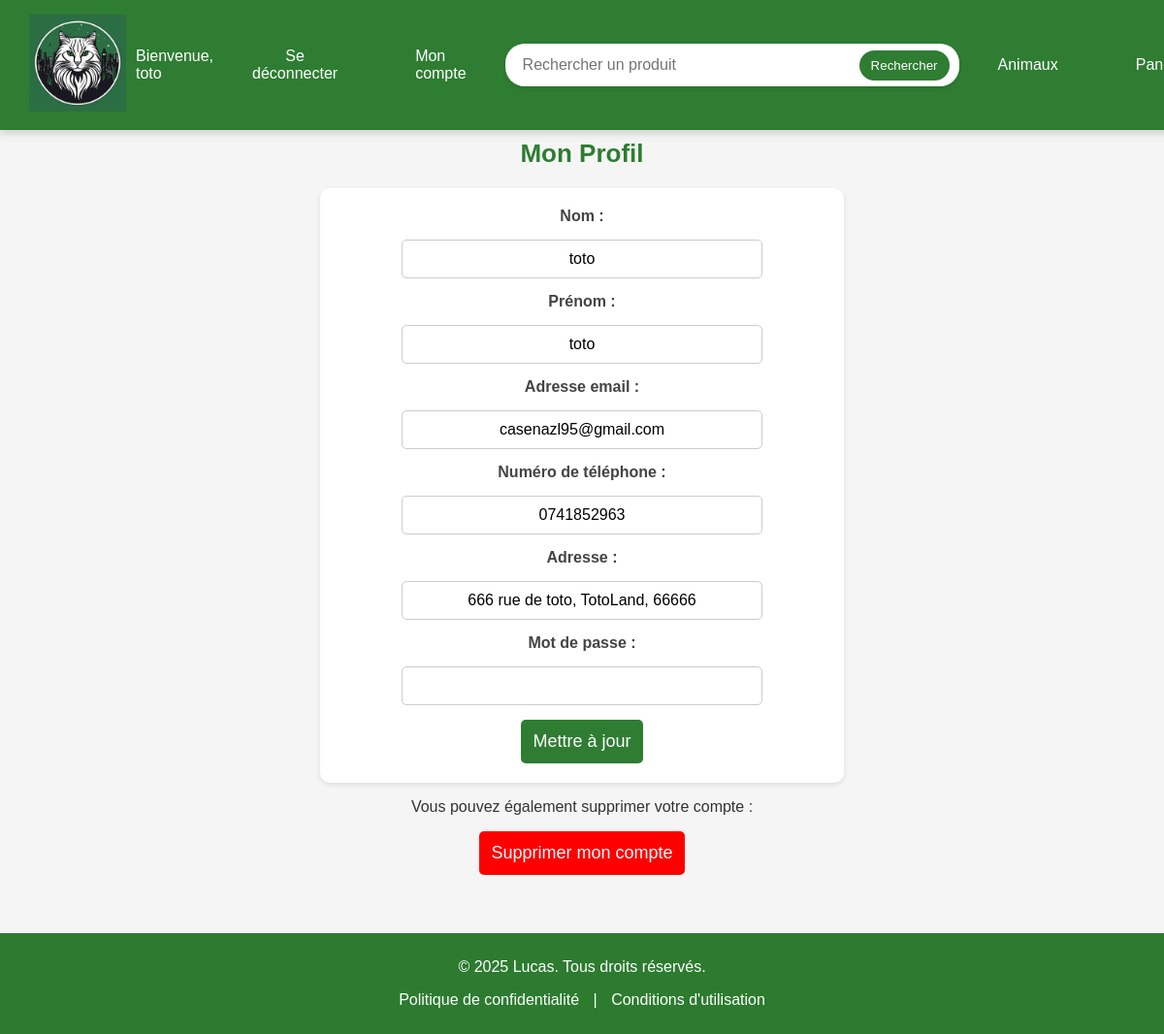
Page /account.php (signed in) on the earlier database version.
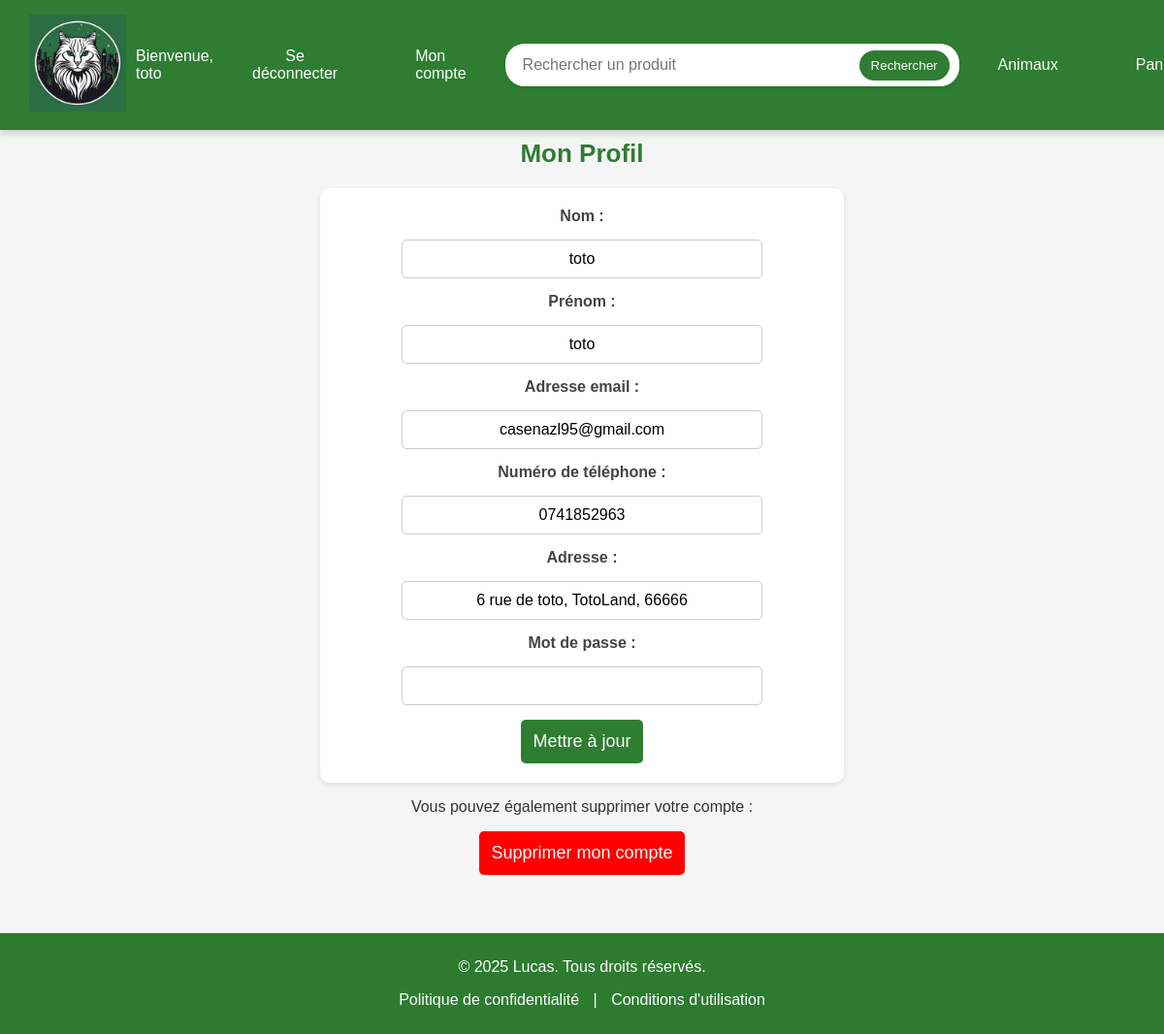
Same page on the later database version.
### tables this page shows
CREATE TABLE `adresse` (
  `idAdresse` int(11) NOT NULL AUTO_INCREMENT,
  `idUsers` int(11) NOT NULL,
  `adresseUsers` varchar(200) NOT NULL,
  PRIMARY KEY (`idAdresse`),
  KEY `index_isUsers` (`idUsers`),
  CONSTRAINT `adresse_ibfk_1` FOREIGN KEY (`idUsers`) REFERENCES `users` (`idUser`) ON DELETE CASCADE ON UPDATE CASCADE
);

### account.php (the view, shortened to what this page needs)
<?php
$servername = "localhost";
$dbname = "e_commerce_project";
$dbusername = "root";
$dbpassword = "";
$email = $_SESSION["email"];
try {
    $conn = new PDO("mysql:host=$servername;dbname=$dbname", $dbusername, $dbpassword);
    $conn->setAttribute(PDO::ATTR_ERRMODE, PDO::ERRMODE_EXCEPTION);
    $stmt = $conn->prepare("SELECT idUser, firstname, lastname, email, phonenumber FROM users WHERE email = :email");
    $stmt->bindParam(':email', $email);
    $stmt->execute();
    $user = $stmt->fetch(PDO::FETCH_ASSOC);
    $stmt = $conn->prepare("SELECT adresseUsers FROM adresse WHERE idUsers = :idUsers");
    $stmt->bindParam(':idUsers', $user['idUser']);
    $stmt->execute();
    $address = $stmt->fetchColumn();
} catch (PDOException $e) {
    echo "Erreur : " . $e->getMessage();
}
?>
<!doctype html>
<html lang="fr">
<head>
    <link rel="stylesheet" href="style/account.css">
</head>
<body>
<?php include "navbar.php"?>
<br><br><br><br><br><br><br>
<h1>Mon Profil</h1>
<form class="form-account" action="account.php" method="post">
    <label for="lastname">Nom :</label>
    <input type="text" name="lastname" id="lastname" value="<?php echo htmlspecialchars($user['lastname']); ?>" required>
    <label for="firstname">Prénom :</label>
    <input type="text" name="firstname" id="firstname" value="<?php echo htmlspecialchars($user['firstname']); ?>" required>
    <label for="email">Adresse email :</label>
    <input type="email" name="email" id="email" value="<?php echo htmlspecialchars($user['email']); ?>" required>
    <label for="phonenumber">Numéro de téléphone :</label>
    <input type="text" name="phonenumber" id="phonenumber" value="<?php echo htmlspecialchars($user['phonenumber']); ?>" required>
    <label for="address">Adresse :</label>
    <input type="text" name="address" id="address" value="<?php echo htmlspecialchars($address); ?>" required>
    <label for="password">Mot de passe :</label>
    <input type="password" name="password" id="password">
    <input type="submit" value="Mettre à jour">
</form>
<p>Vous pouvez également supprimer votre compte :</p>
<form class="form"  action="delete_account.php" method="post">
    <input type="submit" value="Supprimer mon compte">
</form>
<?php include "footer.php"?>
</body>
</html>

Differences in the rows shown:
changed adresse: address "666 rue de toto, TotoLand, 66666" → "6 rue de toto, TotoLand, 66666"
